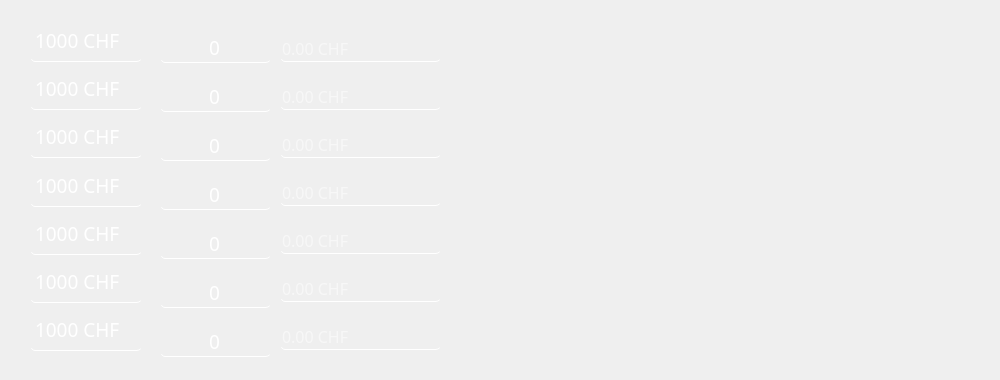
      <widget class="QWidget" name="suis">
       <widget class="QLabel" name="label_49">
        <property name="geometry">
         <rect>
          <x>550</x>
          <y>0</y>
          <width>441</width>
          <height>371</height>
         </rect>
        </property>
        <property name="text">
         <string/>
        </property>
        <property name="pixmap">
         <pixmap>devise/Billetes_franco_suizo.png</pixmap>
        </property>
        <property name="scaledContents">
         <bool>true</bool>
        </property>
       </widget>
       <widget class="QWidget" name="">
        <property name="geometry">
         <rect>
          <x>160</x>
          <y>20</y>
          <width>111</width>
          <height>351</height>
         </rect>
        </property>
        <layout class="QVBoxLayout" name="verticalLayout_16">
         <item>
          <widget class="QLineEdit" name="ss">
           <property name="font">
            <font>
             <family>Mongolian Baiti</family>
             <pointsize>14</pointsize>
            </font>
           </property>
           <property name="styleSheet">
            <string notr="true">color: rgb(255, 255, 255);
border-radius:5px;
background-color:transparent;
border-bottom:1px solid rgb(255, 255, 255);</string>
           </property>
           <property name="text">
            <string>0</string>
           </property>
           <property name="alignment">
            <set>Qt::AlignCenter</set>
           </property>
           <property name="placeholderText">
            <string>Qté.</string>
           </property>
          </widget>
         </item>
         <item>
          <widget class="QLineEdit" name="ss_2">
           <property name="font">
            <font>
             <family>Mongolian Baiti</family>
             <pointsize>14</pointsize>
            </font>
           </property>
           <property name="styleSheet">
            <string notr="true">color: rgb(255, 255, 255);
border-radius:5px;
background-color:transparent;
border-bottom:1px solid rgb(255, 255, 255);</string>
           </property>
           <property name="text">
            <string>0</string>
           </property>
           <property name="alignment">
            <set>Qt::AlignCenter</set>
           </property>
           <property name="placeholderText">
            <string>Qté.</string>
           </property>
          </widget>
         </item>
         <item>
          <widget class="QLineEdit" name="ss_3">
           <property name="font">
            <font>
             <family>Mongolian Baiti</family>
             <pointsize>14</pointsize>
            </font>
           </property>
           <property name="styleSheet">
            <string notr="true">color: rgb(255, 255, 255);
border-radius:5px;
background-color:transparent;
border-bottom:1px solid rgb(255, 255, 255);</string>
           </property>
           <property name="text">
            <string>0</string>
           </property>
           <property name="alignment">
            <set>Qt::AlignCenter</set>
           </property>
           <property name="placeholderText">
            <string>Qté.</string>
           </property>
          </widget>
         </item>
         <item>
          <widget class="QLineEdit" name="ss_4">
           <property name="font">
            <font>
             <family>Mongolian Baiti</family>
             <pointsize>14</pointsize>
            </font>
           </property>
           <property name="styleSheet">
            <string notr="true">color: rgb(255, 255, 255);
border-radius:5px;
background-color:transparent;
border-bottom:1px solid rgb(255, 255, 255);</string>
           </property>
           <property name="text">
            <string>0</string>
           </property>
           <property name="alignment">
            <set>Qt::AlignCenter</set>
           </property>
           <property name="placeholderText">
            <string>Qté.</string>
           </property>
          </widget>
         </item>
         <item>
          <widget class="QLineEdit" name="ss_5">
           <property name="font">
            <font>
             <family>Mongolian Baiti</family>
             <pointsize>14</pointsize>
            </font>
           </property>
           <property name="styleSheet">
            <string notr="true">color: rgb(255, 255, 255);
border-radius:5px;
background-color:transparent;
border-bottom:1px solid rgb(255, 255, 255);</string>
           </property>
           <property name="text">
            <string>0</string>
           </property>
           <property name="alignment">
            <set>Qt::AlignCenter</set>
           </property>
           <property name="placeholderText">
            <string>Qté.</string>
           </property>
          </widget>
         </item>
         <item>
          <widget class="QLineEdit" name="ss_6">
           <property name="font">
            <font>
             <family>Mongolian Baiti</family>
             <pointsize>14</pointsize>
            </font>
           </property>
           <property name="styleSheet">
            <string notr="true">color: rgb(255, 255, 255);
border-radius:5px;
background-color:transparent;
border-bottom:1px solid rgb(255, 255, 255);</string>
           </property>
           <property name="text">
            <string>0</string>
           </property>
           <property name="alignment">
            <set>Qt::AlignCenter</set>
           </property>
           <property name="placeholderText">
            <string>Qté.</string>
           </property>
          </widget>
         </item>
         <item>
          <widget class="QLineEdit" name="ss_7">
           <property name="font">
            <font>
             <family>Mongolian Baiti</family>
             <pointsize>14</pointsize>
            </font>
           </property>
           <property name="styleSheet">
            <string notr="true">color: rgb(255, 255, 255);
border-radius:5px;
background-color:transparent;
border-bottom:1px solid rgb(255, 255, 255);</string>
           </property>
           <property name="text">
            <string>0</string>
           </property>
           <property name="alignment">
            <set>Qt::AlignCenter</set>
           </property>
           <property name="placeholderText">
            <string>Qté.</string>
           </property>
          </widget>
         </item>
        </layout>
       </widget>
       <widget class="QWidget" name="">
        <property name="geometry">
         <rect>
          <x>30</x>
          <y>20</y>
          <width>112</width>
          <height>331</height>
         </rect>
        </property>
        <layout class="QVBoxLayout" name="verticalLayout_33">
         <item>
          <widget class="QLabel" name="label_92">
           <property name="font">
            <font>
             <family>Mongolian Baiti</family>
             <pointsize>14</pointsize>
            </font>
           </property>
           <property name="styleSheet">
            <string notr="true">color: rgb(255, 255, 255);
border-radius:5px;
background-color:transparent;
border-bottom:1px solid rgb(255, 255, 255);</string>
           </property>
           <property name="text">
            <string>1000 CHF</string>
           </property>
          </widget>
         </item>
         <item>
          <widget class="QLabel" name="label_93">
           <property name="font">
            <font>
             <family>Mongolian Baiti</family>
             <pointsize>14</pointsize>
            </font>
           </property>
           <property name="styleSheet">
            <string notr="true">color: rgb(255, 255, 255);
border-radius:5px;
background-color:transparent;
border-bottom:1px solid rgb(255, 255, 255);</string>
           </property>
           <property name="text">
            <string>1000 CHF</string>
           </property>
          </widget>
         </item>
         <item>
          <widget class="QLabel" name="label_91">
           <property name="font">
            <font>
             <family>Mongolian Baiti</family>
             <pointsize>14</pointsize>
            </font>
           </property>
           <property name="styleSheet">
            <string notr="true">color: rgb(255, 255, 255);
border-radius:5px;
background-color:transparent;
border-bottom:1px solid rgb(255, 255, 255);</string>
           </property>
           <property name="text">
            <string>1000 CHF</string>
           </property>
          </widget>
         </item>
         <item>
          <widget class="QLabel" name="label_96">
           <property name="font">
            <font>
             <family>Mongolian Baiti</family>
             <pointsize>14</pointsize>
            </font>
           </property>
           <property name="styleSheet">
            <string notr="true">color: rgb(255, 255, 255);
border-radius:5px;
background-color:transparent;
border-bottom:1px solid rgb(255, 255, 255);</string>
           </property>
           <property name="text">
            <string>1000 CHF</string>
           </property>
          </widget>
         </item>
         <item>
          <widget class="QLabel" name="label_95">
           <property name="font">
            <font>
             <family>Mongolian Baiti</family>
             <pointsize>14</pointsize>
            </font>
           </property>
           <property name="styleSheet">
            <string notr="true">color: rgb(255, 255, 255);
border-radius:5px;
background-color:transparent;
border-bottom:1px solid rgb(255, 255, 255);</string>
           </property>
           <property name="text">
            <string>1000 CHF</string>
           </property>
          </widget>
         </item>
         <item>
          <widget class="QLabel" name="label_94">
           <property name="font">
            <font>
             <family>Mongolian Baiti</family>
             <pointsize>14</pointsize>
            </font>
           </property>
           <property name="styleSheet">
            <string notr="true">color: rgb(255, 255, 255);
border-radius:5px;
background-color:transparent;
border-bottom:1px solid rgb(255, 255, 255);</string>
           </property>
           <property name="text">
            <string>1000 CHF</string>
           </property>
          </widget>
         </item>
         <item>
          <widget class="QLabel" name="label_97">
           <property name="font">
            <font>
             <family>Mongolian Baiti</family>
             <pointsize>14</pointsize>
            </font>
           </property>
           <property name="styleSheet">
            <string notr="true">color: rgb(255, 255, 255);
border-radius:5px;
background-color:transparent;
border-bottom:1px solid rgb(255, 255, 255);</string>
           </property>
           <property name="text">
            <string>1000 CHF</string>
           </property>
          </widget>
         </item>
        </layout>
       </widget>
       <widget class="QWidget" name="">
        <property name="geometry">
         <rect>
          <x>280</x>
          <y>20</y>
          <width>161</width>
          <height>351</height>
         </rect>
        </property>
        <layout class="QVBoxLayout" name="verticalLayout_34">
         <item>
          <widget class="QLineEdit" name="sa">
           <property name="font">
            <font>
             <family>Mongolian Baiti</family>
             <pointsize>12</pointsize>
            </font>
           </property>
           <property name="styleSheet">
            <string notr="true">color: rgb(255, 255, 255);
border-radius:5px;
background-color:transparent;
border-bottom:1px solid rgb(255, 255, 255);</string>
           </property>
           <property name="text">
            <string/>
           </property>
           <property name="readOnly">
            <bool>true</bool>
           </property>
           <property name="placeholderText">
            <string>0.00 CHF</string>
           </property>
          </widget>
         </item>
         <item>
          <widget class="QLineEdit" name="sa_2">
           <property name="font">
            <font>
             <family>Mongolian Baiti</family>
             <pointsize>12</pointsize>
            </font>
           </property>
           <property name="styleSheet">
            <string notr="true">color: rgb(255, 255, 255);
border-radius:5px;
background-color:transparent;
border-bottom:1px solid rgb(255, 255, 255);</string>
           </property>
           <property name="text">
            <string/>
           </property>
           <property name="readOnly">
            <bool>true</bool>
           </property>
           <property name="placeholderText">
            <string>0.00 CHF</string>
           </property>
          </widget>
         </item>
         <item>
          <widget class="QLineEdit" name="sa_3">
           <property name="font">
            <font>
             <family>Mongolian Baiti</family>
             <pointsize>12</pointsize>
            </font>
           </property>
           <property name="styleSheet">
            <string notr="true">color: rgb(255, 255, 255);
border-radius:5px;
background-color:transparent;
border-bottom:1px solid rgb(255, 255, 255);</string>
           </property>
           <property name="text">
            <string/>
           </property>
           <property name="readOnly">
            <bool>true</bool>
           </property>
           <property name="placeholderText">
            <string>0.00 CHF</string>
           </property>
          </widget>
         </item>
         <item>
          <widget class="QLineEdit" name="sa_4">
           <property name="font">
            <font>
             <family>Mongolian Baiti</family>
             <pointsize>12</pointsize>
            </font>
           </property>
           <property name="styleSheet">
            <string notr="true">color: rgb(255, 255, 255);
border-radius:5px;
background-color:transparent;
border-bottom:1px solid rgb(255, 255, 255);</string>
           </property>
           <property name="text">
            <string/>
           </property>
           <property name="readOnly">
            <bool>true</bool>
           </property>
           <property name="placeholderText">
            <string>0.00 CHF</string>
           </property>
          </widget>
         </item>
         <item>
          <widget class="QLineEdit" name="sa_5">
           <property name="font">
            <font>
             <family>Mongolian Baiti</family>
             <pointsize>12</pointsize>
            </font>
           </property>
           <property name="styleSheet">
            <string notr="true">color: rgb(255, 255, 255);
border-radius:5px;
background-color:transparent;
border-bottom:1px solid rgb(255, 255, 255);</string>
           </property>
           <property name="text">
            <string/>
           </property>
           <property name="readOnly">
            <bool>true</bool>
           </property>
           <property name="placeholderText">
            <string>0.00 CHF</string>
           </property>
          </widget>
         </item>
         <item>
          <widget class="QLineEdit" name="sa_6">
           <property name="font">
            <font>
             <family>Mongolian Baiti</family>
             <pointsize>12</pointsize>
            </font>
           </property>
           <property name="styleSheet">
            <string notr="true">color: rgb(255, 255, 255);
border-radius:5px;
background-color:transparent;
border-bottom:1px solid rgb(255, 255, 255);</string>
           </property>
           <property name="text">
            <string/>
           </property>
           <property name="readOnly">
            <bool>true</bool>
           </property>
           <property name="placeholderText">
            <string>0.00 CHF</string>
           </property>
          </widget>
         </item>
         <item>
          <widget class="QLineEdit" name="sa_7">
           <property name="font">
            <font>
             <family>Mongolian Baiti</family>
             <pointsize>12</pointsize>
            </font>
           </property>
           <property name="styleSheet">
            <string notr="true">color: rgb(255, 255, 255);
border-radius:5px;
background-color:transparent;
border-bottom:1px solid rgb(255, 255, 255);</string>
           </property>
           <property name="text">
            <string/>
           </property>
           <property name="readOnly">
            <bool>true</bool>
           </property>
           <property name="placeholderText">
            <string>0.00 CHF</string>
           </property>
          </widget>
         </item>
        </layout>
       </widget>
      </widget>
